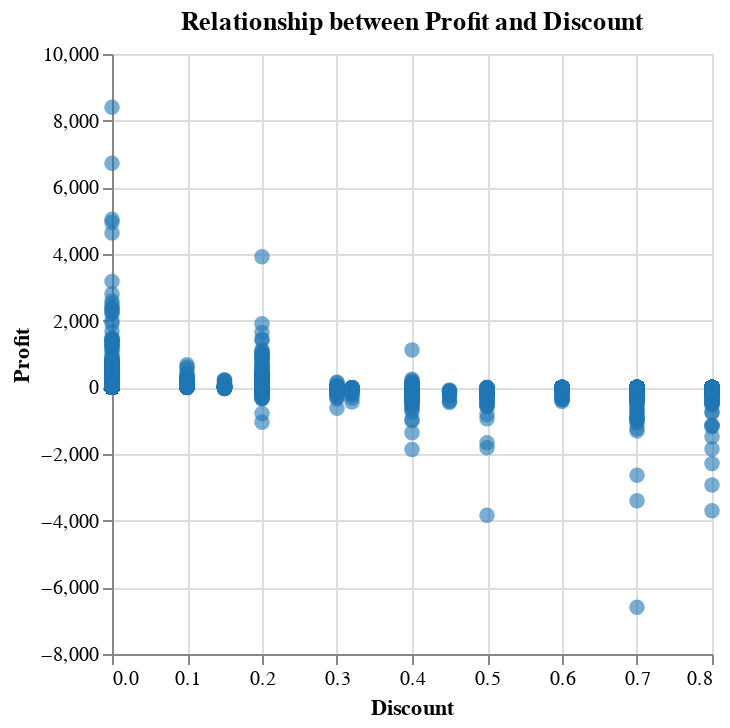

This figure's notebook cell:
### Markdown cell above
**Visualisasi Hubungan antara Profit dan Discount**

### Code cell
scatter_plot = alt.Chart(df).mark_circle(
    opacity=0.6,  
    color='#1f77b4',  
    size=60,  
).encode(
    x=alt.X('Discount:Q', title='Discount', axis=alt.Axis(grid=True)),  
    y=alt.Y('Profit:Q', title='Profit', axis=alt.Axis(grid=True)),  
    tooltip=['Discount:Q', 'Profit:Q']  
).properties(
    title='Relationship between Profit and Discount'
)

scatter_plot

### Figure 1 — Vega specification as saved in the notebook (floating-point values rounded to 4 significant figures; data arrays with more than 128 entries replaced by an {"elided": "..."} marker saying what was removed)
{"$schema": "https://vega.github.io/schema/vega/v5.json", "data": [{"name": "source_0", "values": {"elided": "9994 records"}}, {"name": "source_0_x_domain_Discount", "values": [{"min": 0.0, "max": 0.8}]}, {"name": "source_0_y_domain_Profit", "values": [{"min": -6600.0, "max": 8400.0}]}], "marks": [{"type": "symbol", "name": "marks", "from": {"data": "source_0"}, "encode": {"update": {"description": {"signal": "\"Discount: \" + (format(datum[\"Discount\"], \"\")) + \"; Profit: \" + (format(datum[\"Profit\"], \"\"))"}, "ariaRoleDescription": {"value": "circle"}, "y": {"field": "Profit", "scale": "y"}, "shape": {"value": "circle"}, "opacity": {"value": 0.6}, "x": {"field": "Discount", "scale": "x"}, "tooltip": {"signal": "{\"Discount\": format(datum[\"Discount\"], \"\"), \"Profit\": format(datum[\"Profit\"], \"\")}"}, "size": {"value": 60}, "fill": {"value": "#1f77b4"}}}, "style": ["circle"]}], "scales": [{"name": "x", "type": "linear", "domain": [{"signal": "(data(\"source_0_x_domain_Discount\")[0] || {}).min"}, {"signal": "(data(\"source_0_x_domain_Discount\")[0] || {}).max"}], "range": [0, {"signal": "width"}], "nice": true, "zero": true}, {"name": "y", "type": "linear", "domain": [{"signal": "(data(\"source_0_y_domain_Profit\")[0] || {}).min"}, {"signal": "(data(\"source_0_y_domain_Profit\")[0] || {}).max"}], "range": [{"signal": "height"}, 0], "zero": true, "nice": true}], "axes": [{"scale": "x", "labels": false, "gridScale": "y", "maxExtent": 0, "ticks": false, "zindex": 0, "grid": true, "domain": false, "orient": "bottom", "aria": false, "minExtent": 0, "tickCount": {"signal": "ceil(width/40)"}}, {"scale": "y", "maxExtent": 0, "minExtent": 0, "zindex": 0, "domain": false, "orient": "left", "ticks": false, "grid": true, "gridScale": "x", "tickCount": {"signal": "ceil(height/40)"}, "labels": false, "aria": false}, {"scale": "x", "labelFlush": true, "grid": false, "labelOverlap": true, "tickCount": {"signal": "ceil(width/40)"}, "orient": "bottom", "title": "Discount", "zindex": 0}, {"scale": "y", "labelOverlap": true, "zindex": 0, "tickCount": {"signal": "ceil(height/40)"}, "orient": "left", "grid": false, "title": "Profit"}], "title": {"text": "Relationship between Profit and Discount", "frame": "group"}, "background": "white", "width": 300, "padding": 5, "height": 300, "style": "cell"}
